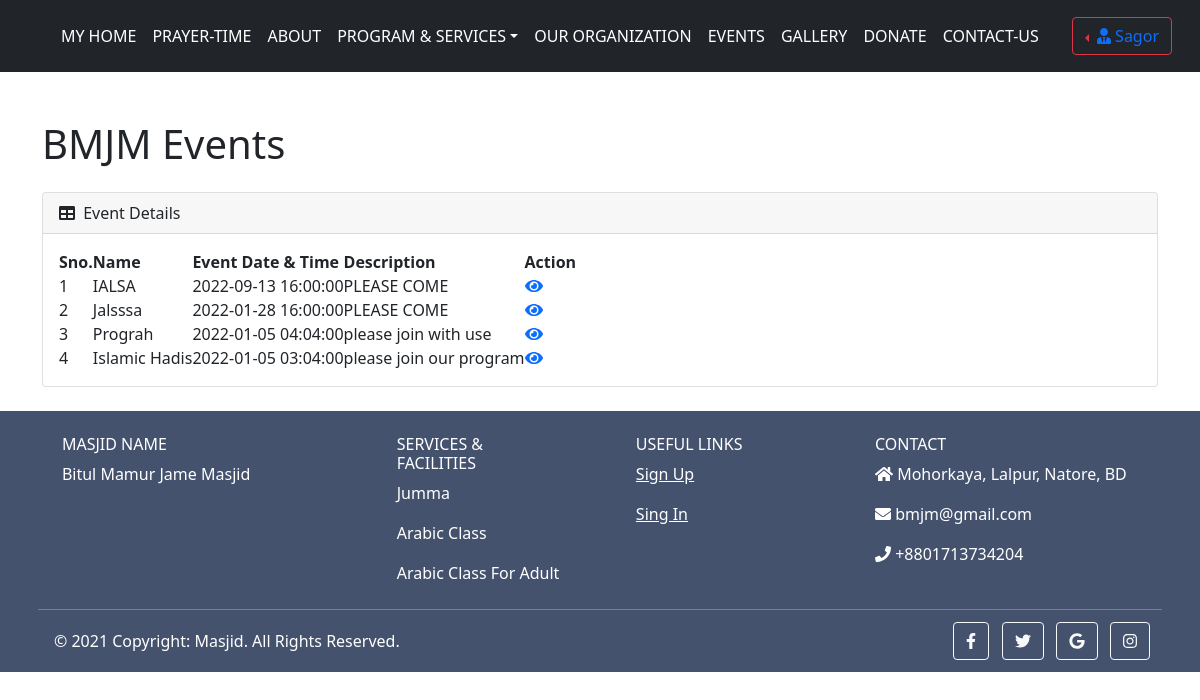
The page /events.php (signed in) on the database its author committed.
### tables this page shows
CREATE TABLE `usertable` (
  `id` int(11) NOT NULL,
  `name` varchar(255) NOT NULL,
  `email` varchar(255) NOT NULL,
  `password` varchar(255) NOT NULL,
  `phone` varchar(255) NOT NULL,
  `address` varchar(255) NOT NULL,
  `code` mediumint(50) NOT NULL,
  `status` text NOT NULL
);

CREATE TABLE `event` (
  `id` int(255) NOT NULL,
  `name` varchar(255) NOT NULL,
  `eventdt` datetime NOT NULL,
  `description` varchar(255) NOT NULL,
  `volunteer` int(255) NOT NULL
);

### events.php (the view, shortened to what this page needs)
<?php
require "connection.php";
?>
<!DOCTYPE html>
<html lang="en">
  <head>
    <link href="https://cdn.jsdelivr.net/npm/bootstrap@5.1.1/dist/css/bootstrap.min.css" rel="stylesheet">
        <link rel="stylesheet" href="css/styles.css">
  </head>
  <body>
    <?php include "includes/header2.php";?>
    <div class="container mt-3">
      <h1 class="mt-5 mb-4">BMJM Events</h1>
                               <div class="card mb-4">
                            <div class="card-header">
                                <i class="fas fa-table me-1"></i>
                                Event Details
                            </div>
                            <div class="card-body">
                                <table id="datatablesSimple">
                                    <thead>
                                        <tr>
                                             <th>Sno.</th>
                                  <th>Name</th>
                                  <th> Event Date & Time</th>
                                  <th>Description</th>
                                  <th>Action</th>
                                        </tr>
                                    </thead>
                                    <tbody>
                              <?php
                              $selectquery = "SELECT * FROM event";
                              $query=mysqli_query($con, $selectquery);
                              $cnt=1;
                              while($row=mysqli_fetch_array($query))
                              {?>
                              <tr>
                              <td><?php echo $cnt;?></td>
                                  <td><?php echo $row['name'];?></td>
                                  <td><?php echo $row['eventdt'];?></td>
                                  <td><?php echo $row['description'];?>
                                  <td>
                                     <a href="view-event.php?id=<?php echo $row['id'];?>">
                          <i class="fas fa-eye"></i></a>
                                  </td>
                              </tr>
                              <?php $cnt=$cnt+1; }?>
                                    </tbody>
                                </table>
                            </div>
                        </div>
    </div>
    <?php include "includes/footer.php";?>
  </body>
</html>

### includes/header2.php (shortened to what this page needs)
<?php require_once "controllerUserData.php"; ?>
<?php
$email = $_SESSION['email'];
$password = $_SESSION['password'];
if($email != false && $password != false){
$sql = "SELECT * FROM usertable WHERE email = '$email'";
$run_Sql = mysqli_query($con, $sql);
if($run_Sql){
$fetch_info = mysqli_fetch_assoc($run_Sql);
}
}else{
header('Location: login-user.php');
}
?>
<!DOCTYPE html>
<html lang="en">
	<head>
		<link href="https://cdn.jsdelivr.net/npm/bootstrap@5.1.1/dist/css/bootstrap.min.css" rel="stylesheet">
	</head>
	<body>
		<nav class="navbar navbar-expand-sm bg-dark navbar-dark sticky-top px-3 py-3">
            <div class="container-fluid">
                <div class="collapse navbar-collapse" id="collapsibleNavbar">
                    <ul class="navbar-nav mx-auto">
                <li class="nav-item">
                            <a class="nav-link text-white font-weight-bold text-uppercase" href="home.php">My Home</a>
                        </li>
                        <li class="nav-item">
                    <a class="nav-link text-white font-weight-bold text-uppercase" href="prayer-time2.php">PRAYER-TIME</a>
                </li>
                        <li class="nav-item">
                    <a class="nav-link text-white font-weight-bold text-uppercase" href="about2.php">ABOUT</a>
                </li>
                        <li class="nav-item dropdown">
                            <a class="nav-link text-white font-weight-bold text-uppercase dropdown-toggle" href="#" role="button" data-bs-toggle="dropdown">Program & Services</a>
                        </li>                        <li class="nav-item">
                        <a class="nav-link text-white font-weight-bold text-uppercase" href="organization.php">Our Organization</a>
                    </li>
                    <li class="nav-item">
                        <a class="nav-link text-white font-weight-bold text-uppercase" href="events.php">Events</a>
                    </li>
                    <li class="nav-item">
                <a class="nav-link text-white font-weight-bold text-uppercase" href="gallery.php">GALLERY</a>
            </li>
                    <li class="nav-item">
                        <a class="nav-link text-white font-weight-bold text-uppercase" href="donate.php">Donate</a>
                    </li>
                    <li class="nav-item">
                        <a class="nav-link text-white font-weight-bold text-uppercase" href="contact.php">Contact-Us</a>
                    </li>
                </ul>
                <div class="dropdown dropstart text-end">
                    <button type="button" class="btn btn-outline-danger dropdown-toggle" data-bs-toggle="dropdown"> <a href="logout-user.php" class="text-decoration-none"><i class='fas fa-user-tie'></i> <?php echo $fetch_info['name'] ?> </a></button>
                </div>
            </div>
        </div>
    </nav>
	</body>
</html>

### includes/footer.php (style rules this page uses)
* { margin: 0; padding: 0; box-sizing: border-box; }

### rows shown on the page
usertable: name "Sagor"
event: name "IALSA", eventdt "2022-09-13 16:00:00", description "PLEASE COME"
event: name "Jalsssa", eventdt "2022-01-28 16:00:00", description "PLEASE COME"
event: name "Prograh", eventdt "2022-01-05 04:04:00", description "please join with use"
event: name "Islamic Hadis", eventdt "2022-01-05 03:04:00", description "please join our program"
